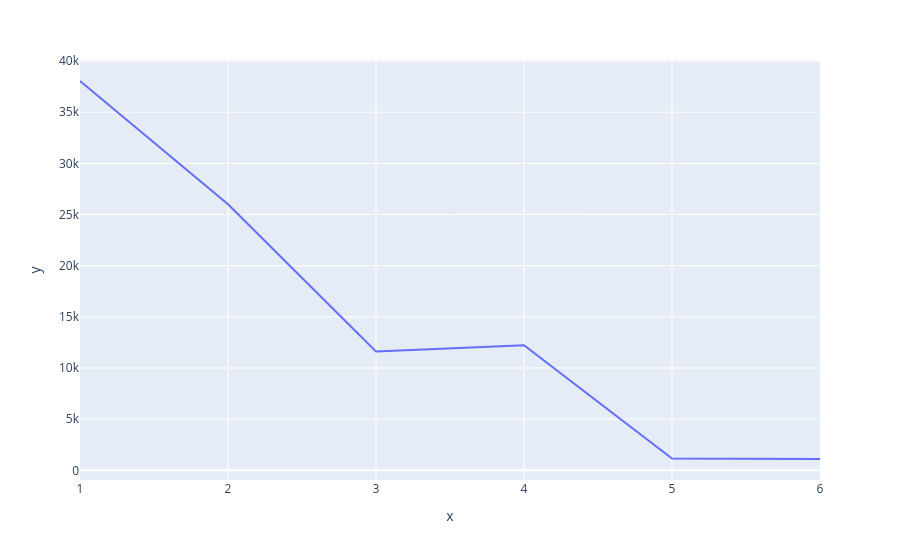

Source (notebook cell):
### Code cell
#elbow curve

wlss=kmeans.calc_wlss([1,2,3,4,5,6],X)
px.line(x=[1,2,3,4,5,6],y=wlss)

### Figure 1 — Plotly figure (JSON) as saved in the notebook; plotly's stock layout.template omitted (floating-point values rounded to 4 significant figures)
{"data": [{"hovertemplate": "x=%{x}<br>y=%{y}<extra></extra>", "legendgroup": "", "line": {"color": "#636efa", "dash": "solid"}, "marker": {"symbol": "circle"}, "mode": "lines", "name": "", "orientation": "v", "showlegend": false, "type": "scatter", "x": [1, 2, 3, 4, 5, 6], "xaxis": "x", "y": [38050.0, 25990.0, 11620.0, 12240.0, 1153.0, 1108.0], "yaxis": "y"}], "layout": {"autosize": true, "legend": {"tracegroupgap": 0}, "margin": {"t": 60}, "xaxis": {"anchor": "y", "autorange": true, "domain": [0, 1], "range": [1, 6], "title": {"text": "x"}, "type": "linear"}, "yaxis": {"anchor": "x", "autorange": true, "domain": [0, 1], "range": [-944.8, 40100.0], "title": {"text": "y"}, "type": "linear"}}}
